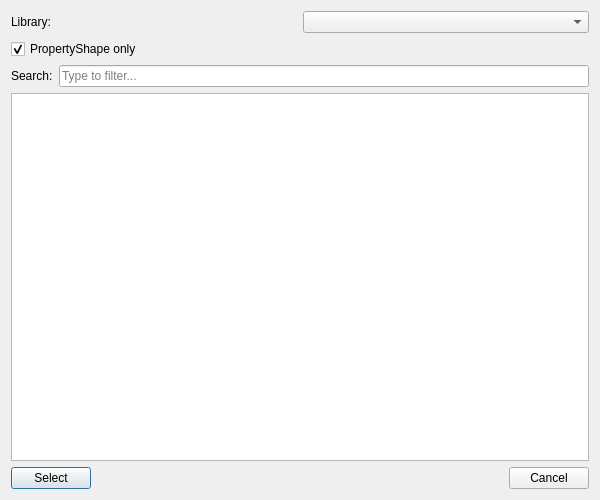
<?xml version="1.0" encoding="UTF-8"?>
<ui version="4.0">
 <class>PropertyBrickBrowser</class>
 <widget class="QDialog" name="PropertyBrickBrowser">
  <property name="geometry">
   <rect>
    <x>0</x>
    <y>0</y>
    <width>600</width>
    <height>500</height>
   </rect>
  </property>
  <property name="windowTitle">
   <string>Property Brick Browser</string>
  </property>
  <property name="modal">
   <bool>true</bool>
  </property>
  <layout class="QVBoxLayout" name="mainLayout">
   <item>
    <layout class="QHBoxLayout" name="libraryLayout">
     <item>
      <widget class="QLabel" name="libraryLabel">
       <property name="text">
        <string>Library:</string>
       </property>
      </widget>
     </item>
     <item>
      <widget class="QComboBox" name="library_combo"/>
     </item>
    </layout>
   </item>
   <item>
    <layout class="QHBoxLayout" name="filterLayout">
     <item>
      <widget class="QCheckBox" name="filter_check">
       <property name="text">
        <string>PropertyShape only</string>
       </property>
       <property name="checked">
        <bool>true</bool>
       </property>
      </widget>
     </item>
    </layout>
   </item>
   <item>
    <layout class="QHBoxLayout" name="searchLayout">
     <item>
      <widget class="QLabel" name="searchLabel">
       <property name="text">
        <string>Search:</string>
       </property>
      </widget>
     </item>
     <item>
      <widget class="QLineEdit" name="search_edit">
       <property name="placeholderText">
        <string>Type to filter...</string>
       </property>
      </widget>
     </item>
    </layout>
   </item>
   <item>
    <widget class="QListWidget" name="brick_list"/>
   </item>
   <item>
    <layout class="QHBoxLayout" name="buttonLayout">
     <item>
      <widget class="QPushButton" name="selectButton">
       <property name="text">
        <string>Select</string>
       </property>
      </widget>
     </item>
     <item>
      <spacer name="buttonSpacer">
       <property name="orientation">
        <enum>Qt::Horizontal</enum>
       </property>
       <property name="sizeHint" stdset="0">
        <size>
         <width>40</width>
         <height>20</height>
        </size>
       </property>
      </spacer>
     </item>
     <item>
      <widget class="QPushButton" name="cancelButton">
       <property name="text">
        <string>Cancel</string>
       </property>
      </widget>
     </item>
    </layout>
   </item>
  </layout>
 </widget>
 <resources/>
 <connections/>
</ui>
